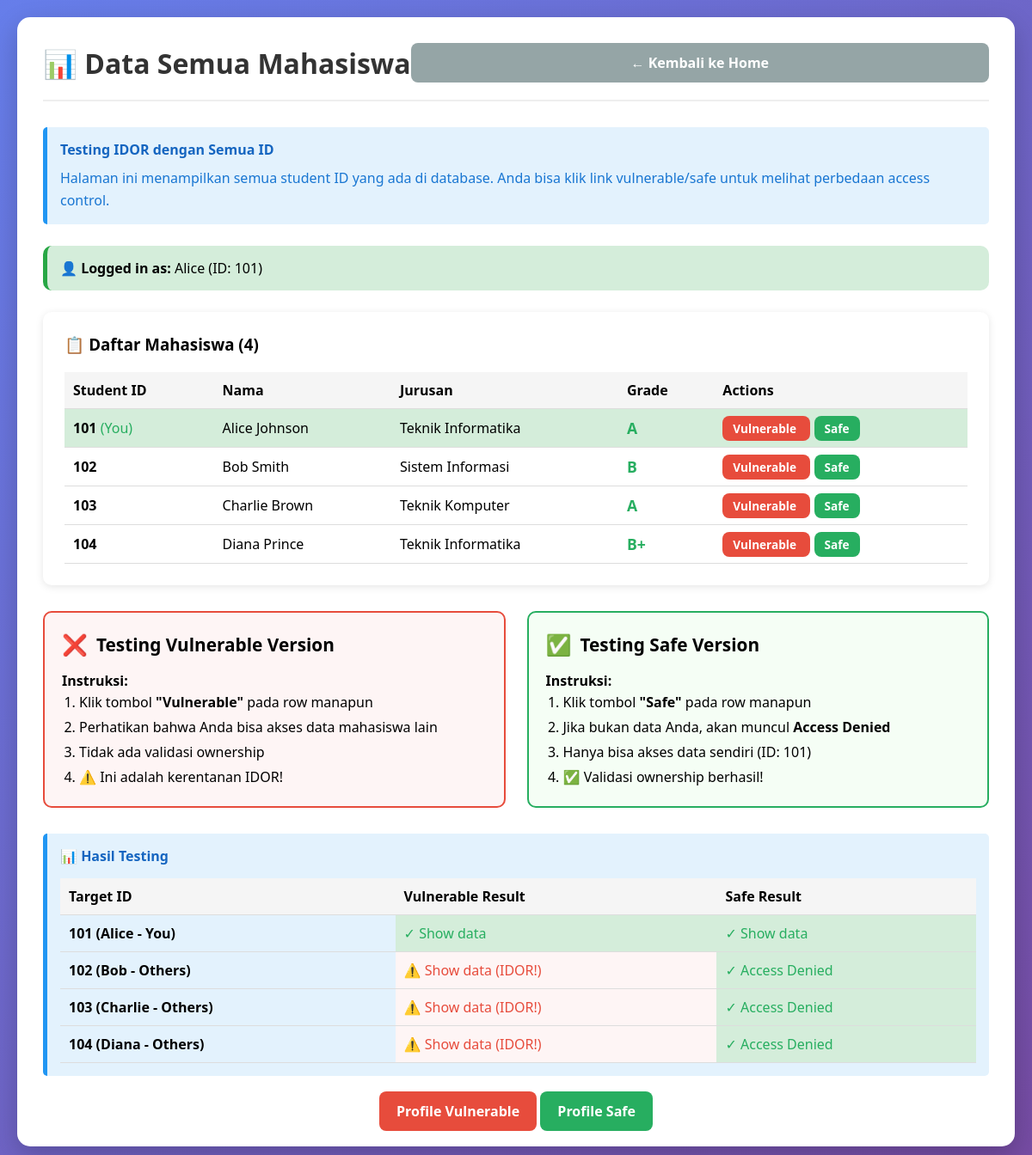
Page /bac/data.php on the committed database.
### tables this page shows
CREATE TABLE `student_data` (
  `id` int(11) NOT NULL,
  `student_id` varchar(10) NOT NULL,
  `name` varchar(100) NOT NULL,
  `email` varchar(100) DEFAULT NULL,
  `grade` varchar(5) DEFAULT NULL,
  `major` varchar(100) DEFAULT NULL,
  `created_at` timestamp NOT NULL DEFAULT current_timestamp()
);

### config.php (called while the page is built, shortened)
<?php
function safe_output($string) {
    return htmlspecialchars($string, ENT_QUOTES, 'UTF-8');
}
?>

### bac/data.php (the view, shortened to what this page needs)
<?php
require_once '../config.php';
$stmt = $pdo->query("SELECT * FROM student_data ORDER BY student_id ASC");
$all_students = $stmt->fetchAll();
?>
<!DOCTYPE html>
<html lang="id">
<head>
    <link rel="stylesheet" href="../assets/css/style.css">
</head>
<body>
    <div class="container">
        <div class="lab-page">
            <div class="lab-header">
                <h1 class="lab-title">📊 Data Semua Mahasiswa</h1>
                <a href="../index.php" class="btn btn-secondary">← Kembali ke Home</a>
            </div>
            <div class="info-box">
                <h4>Testing IDOR dengan Semua ID</h4>
                <p>Halaman ini menampilkan semua student ID yang ada di database. Anda bisa klik link vulnerable/safe untuk melihat perbedaan access control.</p>
            </div>
            <div style="background: #d4edda; padding: 15px; border-radius: 10px; margin-bottom: 25px; border-left: 5px solid #28a745;">
                <strong>👤 Logged in as:</strong> <?= $_SESSION['current_user_name'] ?> (ID: <?= $_SESSION['current_user_id'] ?>)
            </div>
            <div style="background: white; padding: 25px; border-radius: 10px; box-shadow: 0 2px 10px rgba(0,0,0,0.1);">
                <h3 style="margin-bottom: 20px;">📋 Daftar Mahasiswa (<?= count($all_students) ?>)</h3>
                <table class="data-table">
                    <thead>
                        <tr>
                            <th>Student ID</th>
                            <th>Nama</th>
                            <th>Jurusan</th>
                            <th>Grade</th>
                            <th>Actions</th>
                        </tr>
                    </thead>
                    <tbody>
                        <?php foreach ($all_students as $student):
                            $is_own_data = ($student['student_id'] === $_SESSION['current_user_id']);
                        ?>
                            <tr style="<?= $is_own_data ? 'background: #d4edda;' : '' ?>">
                                <td>
                                    <strong><?= $student['student_id'] ?></strong>
                                    <?= $is_own_data ? ' <span style="color: #27ae60;">(You)</span>' : '' ?>
                                </td>
                                <td><?= safe_output($student['name']) ?></td>
                                <td><?= safe_output($student['major']) ?></td>
                                <td>
                                    <strong style="font-size: 1.1rem; color: #27ae60;">
                                        <?= safe_output($student['grade']) ?>
                                    </strong>
                                </td>
                                <td>
                                    <a href="profile_vulnerable.php?id=<?= $student['student_id'] ?>"
                                       class="btn btn-danger"
                                       style="padding: 5px 12px; font-size: 0.85rem; margin-right: 5px;">
                                        Vulnerable
                                    </a>
                                    <a href="profile_safe.php?id=<?= $student['student_id'] ?>"
                                       class="btn btn-success"
                                       style="padding: 5px 12px; font-size: 0.85rem;">
                                        Safe
                                    </a>
                                </td>
                            </tr>
                        <?php endforeach; ?>
                    </tbody>
                </table>
            </div>
            <div class="demo-section" style="margin-top: 30px;">
                <div class="demo-box vulnerable">
                    <div class="demo-header">
                        <span style="font-size: 1.5rem;">❌</span>
                        <h3>Testing Vulnerable Version</h3>
                    </div>
                    <p><strong>Instruksi:</strong></p>
                    <ol style="margin-left: 20px; line-height: 1.8;">
                        <li>Klik tombol <strong>"Vulnerable"</strong> pada row manapun</li>
                        <li>Perhatikan bahwa Anda bisa akses data mahasiswa lain</li>
                        <li>Tidak ada validasi ownership</li>
                        <li>⚠️ Ini adalah kerentanan IDOR!</li>
                    </ol>
                </div>
                <div class="demo-box safe">
                    <div class="demo-header">
                        <span style="font-size: 1.5rem;">✅</span>
                        <h3>Testing Safe Version</h3>
                    </div>
                    <p><strong>Instruksi:</strong></p>
                    <ol style="margin-left: 20px; line-height: 1.8;">
                        <li>Klik tombol <strong>"Safe"</strong> pada row manapun</li>
                        <li>Jika bukan data Anda, akan muncul <strong>Access Denied</strong></li>
                        <li>Hanya bisa akses data sendiri (ID: <?= $_SESSION['current_user_id'] ?>)</li>
                        <li>✅ Validasi ownership berhasil!</li>
                    </ol>
                </div>
            </div>
            <div class="info-box" style="margin-top: 30px;">
                <h4>📊 Hasil Testing</h4>
                <table class="data-table">
                    <thead>
                        <tr>
                            <th>Target ID</th>
                            <th>Vulnerable Result</th>
                            <th>Safe Result</th>
                        </tr>
                    </thead>
                    <tbody>
                        <tr>
                            <td><strong>101 (Alice - You)</strong></td>
                            <td style="background: #d4edda; color: #27ae60;">✓ Show data</td>
                            <td style="background: #d4edda; color: #27ae60;">✓ Show data</td>
                        </tr>
                        <tr>
                            <td><strong>102 (Bob - Others)</strong></td>
                            <td style="background: #fef5f5; color: #e74c3c;">⚠️ Show data (IDOR!)</td>
                            <td style="background: #d4edda; color: #27ae60;">✓ Access Denied</td>
                        </tr>
                        <tr>
                            <td><strong>103 (Charlie - Others)</strong></td>
                            <td style="background: #fef5f5; color: #e74c3c;">⚠️ Show data (IDOR!)</td>
                            <td style="background: #d4edda; color: #27ae60;">✓ Access Denied</td>
                        </tr>
                        <tr>
                            <td><strong>104 (Diana - Others)</strong></td>
                            <td style="background: #fef5f5; color: #e74c3c;">⚠️ Show data (IDOR!)</td>
                            <td style="background: #d4edda; color: #27ae60;">✓ Access Denied</td>
                        </tr>
                    </tbody>
                </table>
            </div>
            <div style="margin-top: 30px; text-align: center;">
                <a href="profile_vulnerable.php?id=101" class="btn btn-danger">Profile Vulnerable</a>
                <a href="profile_safe.php?id=101" class="btn btn-success">Profile Safe</a>
            </div>
        </div>
    </div>
</body>
</html>

### assets/css/style.css (style rules this page uses)
* { margin: 0; padding: 0; box-sizing: border-box; }
body { font-family: 'Segoe UI', Tahoma, Geneva, Verdana, sans-serif; background: linear-gradient(135deg, #667eea 0%, #764ba2 100%); min-height: 100vh; padding: 20px; }
.container { max-width: 1200px; margin: 0 auto; }
.btn { padding: 12px 20px; border: none; border-radius: 8px; text-decoration: none; font-weight: 600; cursor: pointer; transition: all 0.3s ease; text-align: center; flex: 1; min-width: 120px; }
.btn-danger { background: #e74c3c; color: white; }
.btn-success { background: #27ae60; color: white; }
.btn-secondary { background: #95a5a6; color: white; }
.lab-page { background: white; border-radius: 15px; padding: 30px; margin-bottom: 20px; box-shadow: 0 10px 30px rgba(0, 0, 0, 0.2); }
.lab-header { display: flex; justify-content: space-between; align-items: center; margin-bottom: 30px; padding-bottom: 20px; border-bottom: 2px solid #eee; }
.lab-title { font-size: 2rem; color: #333; }
.info-box { background: #e3f2fd; border-left: 5px solid #2196f3; padding: 15px; margin-bottom: 25px; border-radius: 5px; }
.info-box h4 { color: #1565c0; margin-bottom: 10px; }
.info-box p { color: #1976d2; line-height: 1.6; }
.demo-section { display: grid; grid-template-columns: repeat(auto-fit, minmax(400px, 1fr)); gap: 25px; margin-bottom: 25px; }
.demo-box { border: 2px solid #ddd; border-radius: 10px; padding: 20px; }
.demo-box.vulnerable { border-color: #e74c3c; background: #fef5f5; }
.demo-box.safe { border-color: #27ae60; background: #f5fef5; }
.demo-header { display: flex; align-items: center; gap: 10px; margin-bottom: 15px; }
.demo-header h3 { font-size: 1.3rem; }
.data-table { width: 100%; border-collapse: collapse; margin-top: 15px; }
.data-table th, .data-table td { padding: 10px; text-align: left; border-bottom: 1px solid #ddd; }
.data-table th { background: #f5f5f5; font-weight: 600; }

### rows in the picture
student_data: student "101", shows "(You)", name "Alice Johnson", major "Teknik Informatika", grade "A"
student_data: student "102", name "Bob Smith", major "Sistem Informasi", grade "B"
student_data: student "103", name "Charlie Brown", major "Teknik Komputer", grade "A"
student_data: student "104", name "Diana Prince", major "Teknik Informatika", grade "B+"

### other values in the picture
$_SESSION['current_user_name'] "Alice"
$_SESSION['current_user_id'] "101"
count($all_students) "4"
